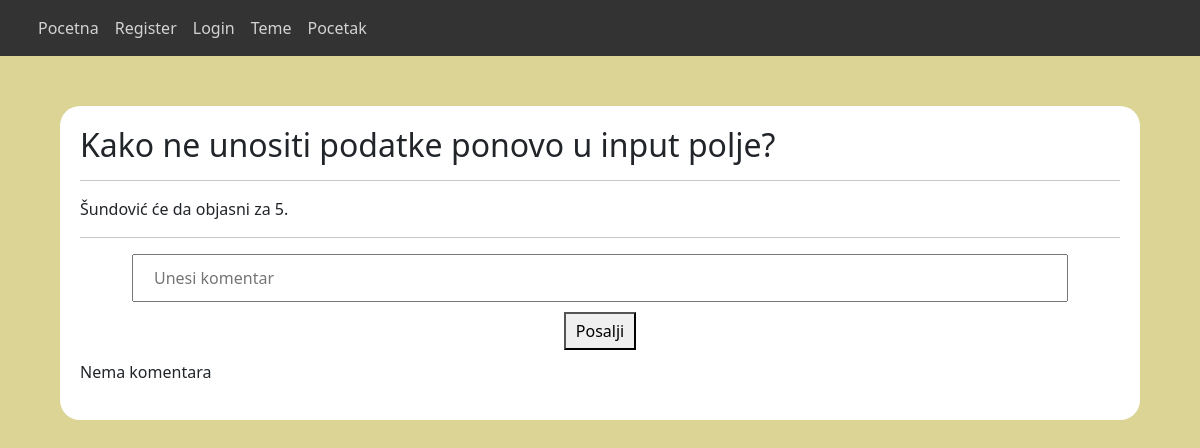
Page /zadaci/forum/php/diskusija.php?id=5 on the earlier database version.
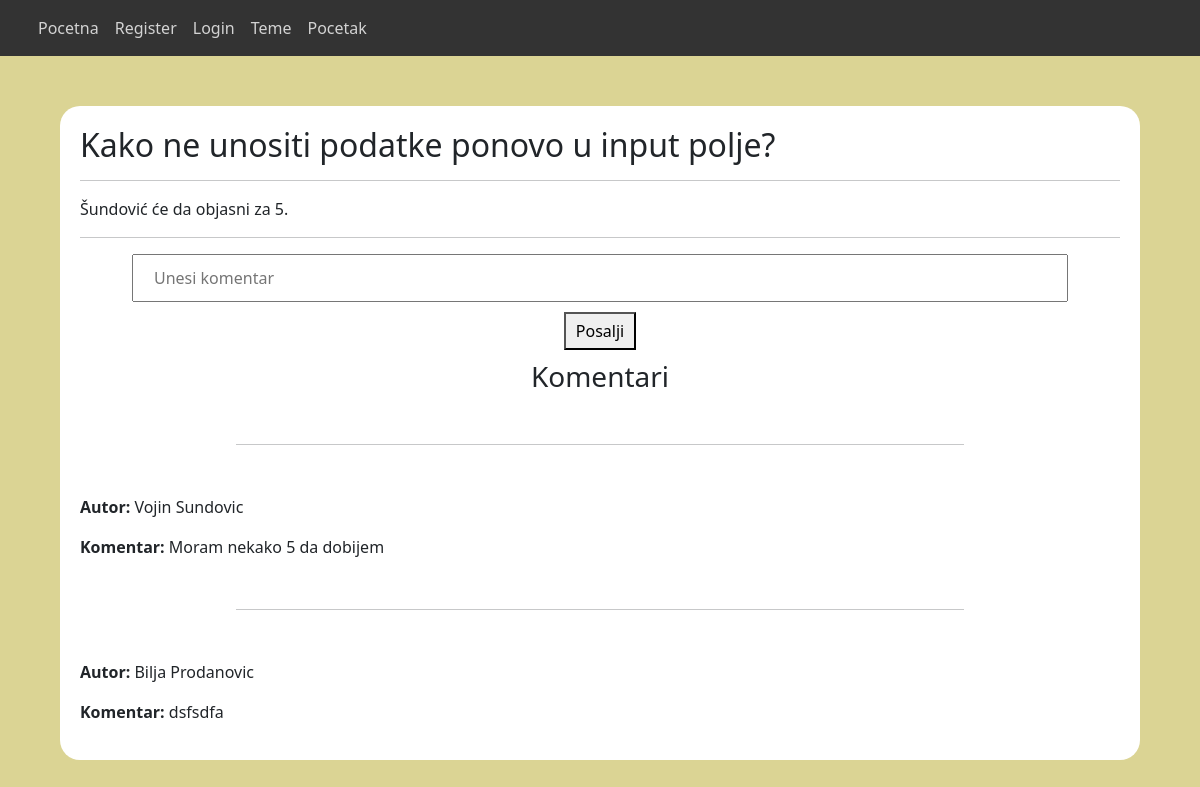
Same page on the later database version.
### tables this page shows
CREATE TABLE `teme` (
  `id` int(11) NOT NULL,
  `naziv_teme` varchar(50) NOT NULL,
  `opis_teme` text NOT NULL,
  `datum_kreiranja` varchar(50) NOT NULL,
  `email` varchar(50) NOT NULL
);

CREATE TABLE `komentari` (
  `id` int(11) NOT NULL,
  `id_teme` int(11) NOT NULL,
  `tekst` text NOT NULL,
  `autor` text NOT NULL
);

### zadaci/forum/php/diskusija.php (the view, shortened to what this page needs)
<!DOCTYPE html>
<?php
if (empty($_SESSION['ime'])) {
    $komentar = $komentarErr = $stanje = $email = $psw = $ime = $prezime = $_SESSION['ime'] = $_SESSION['prezime'] = $_SESSION['mejl'] = $_SESSION['sifra'] = "";
} else {
    $komentar = $komentarErr = $stanje = $email = $psw = $ime = $prezime = "";
}
?>
<html lang="en">
<head>
    <link rel="stylesheet" href="https://unpkg.com/aos@next/dist/aos.css" />
    <link href="https://cdn.jsdelivr.net/npm/bootstrap@5.2.2/dist/css/bootstrap.min.css" rel="stylesheet">
    <link rel="stylesheet" href="../layout/style.css">
</head>
<body>
    <header>
        <div class="container">
            <div class="row">
                <nav class="navbar navbar-expand-lg">
                    <div class="col-md-6">
                        <ul class="navbar-nav me-auto mb-2 mb-lg-0 ">
                            <li class="nav-item">
                                <a class="nav-link" href="../index.php">Pocetna</a>
                            </li>
                            <li class="nav-item">
                                <a class="nav-link" href="./register.php">Register</a>
                            </li>
                            <li class="nav-item">
                                <a class="nav-link" href="./login.php">Login</a>
                            </li>
                            <li class="nav-item">
                                <a class="nav-link" href="./tema.php">Teme</a>
                            </li>
                            <li class="nav-item">
                                <a class="nav-link" href="../../../index.php">Pocetak</a>
                            </li>
                        </ul>
                    </div>
                </nav>
            </div>
        </div>
    </header>
    <section id="tema">
        <?php
        require './konekcija.php';
        $id_teme = $_SESSION['idT'];
        $sql = "SELECT * FROM teme WHERE id = '$id_teme' LIMIT 1";
        $res = mysqli_query($conn, $sql);
        if (mysqli_num_rows($res) > 0) {
            while ($row = mysqli_fetch_assoc($res)) {
                echo '<h2>' . $row['naziv_teme'] . '</h2>
                    <hr>
                    <p> ' . $row['opis_teme'] . ' </p>
                    <hr>
                    <div id="komentar-blok" >
                        <form method="POST" action="' . htmlspecialchars($_SERVER["PHP_SELF"]) . '">
                            <input name="komentar" id="komentar" style="padding: 10px 20px; width: 90%; display: block; margin: auto;" type="text" placeholder="Unesi komentar" />
                            <button type="submit" style="padding: 5px 10px; display: block; margin: 10px auto;">Posalji</button>
                            ' . $komentarErr . '
                        </form>
                    </div>
                ';
                $sql1 = "SELECT * FROM komentari WHERE id_teme = '$id_teme'";
                $res1 = mysqli_query($conn, $sql1);
                if (mysqli_num_rows($res1) > 0) {
                    echo '<h3 style="text-align: center;">Komentari</h3>';
                    while ($row1 = mysqli_fetch_assoc($res1)) {
                        echo '<hr style="margin: 50px auto; width: 70%">';
                        echo '<p><b>Autor:</b> ' . $row1['autor'] . "</p>";
                        echo '<p><b>Komentar:</b> ' . $row1['tekst'] . "</p>";
                    }
                } else {
                    echo '<p>Nema komentara</p>';
                }
            }
        } else {
            echo "<h1>Nema teme</h1>";
        }
        ?>
    </section>
</body>
</html>

Differences in the rows shown:
changed teme "Kako ne unositi podatke ponovo u input polje?": gains komentari (autor "Vojin Sundovic", tekst "Moram nekako 5 da dobijem"); gains komentari (autor "Bilja Prodanovic", tekst "dsfsdfa"); text "Nema komentara" → "Komentari"
